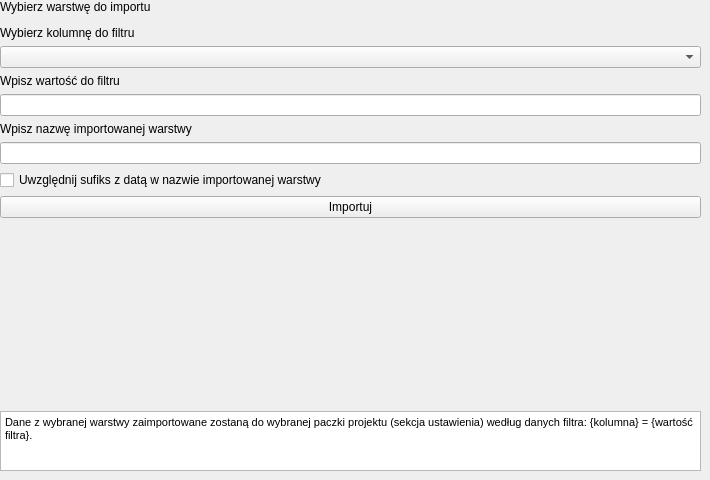
        <widget class="QWidget" name="tab_13">
         <attribute name="title">
          <string>Importuj po filtrze</string>
         </attribute>
         <widget class="QWidget" name="verticalLayoutWidget_4">
          <property name="geometry">
           <rect>
            <x>0</x>
            <y>0</y>
            <width>701</width>
            <height>471</height>
           </rect>
          </property>
          <layout class="QVBoxLayout" name="verticalLayout_6">
           <item>
            <widget class="QLabel" name="label_26">
             <property name="text">
              <string>Wybierz warstwę do importu</string>
             </property>
            </widget>
           </item>
           <item>
            <widget class="QgsFileWidget" name="import_external_filter_path"/>
           </item>
           <item>
            <widget class="QLabel" name="label_9">
             <property name="text">
              <string>Wybierz kolumnę do filtru</string>
             </property>
            </widget>
           </item>
           <item>
            <widget class="QComboBox" name="cb_import_external_filter"/>
           </item>
           <item>
            <widget class="QLabel" name="label_28">
             <property name="text">
              <string>Wpisz wartość do filtru</string>
             </property>
            </widget>
           </item>
           <item>
            <widget class="QLineEdit" name="le_filter"/>
           </item>
           <item>
            <widget class="QLabel" name="label_27">
             <property name="text">
              <string>Wpisz nazwę importowanej warstwy</string>
             </property>
            </widget>
           </item>
           <item>
            <widget class="QLineEdit" name="te_import_external_filter_name">
             <property name="clearButtonEnabled">
              <bool>true</bool>
             </property>
            </widget>
           </item>
           <item>
            <widget class="QCheckBox" name="cb_date__filter_suffix">
             <property name="text">
              <string>Uwzględnij sufiks z datą w nazwie importowanej warstwy</string>
             </property>
            </widget>
           </item>
           <item>
            <widget class="QPushButton" name="pb_import_external_filter">
             <property name="text">
              <string>Importuj</string>
             </property>
            </widget>
           </item>
           <item>
            <spacer name="verticalSpacer_20">
             <property name="orientation">
              <enum>Qt::Vertical</enum>
             </property>
             <property name="sizeHint" stdset="0">
              <size>
               <width>20</width>
               <height>40</height>
              </size>
             </property>
            </spacer>
           </item>
           <item>
            <widget class="QTextBrowser" name="textBrowser_14">
             <property name="maximumSize">
              <size>
               <width>16777215</width>
               <height>60</height>
              </size>
             </property>
             <property name="html">
              <string>&lt;!DOCTYPE HTML PUBLIC &quot;-//W3C//DTD HTML 4.0//EN&quot; &quot;http://www.w3.org/TR/REC-html40/strict.dtd&quot;&gt;
&lt;html&gt;&lt;head&gt;&lt;meta name=&quot;qrichtext&quot; content=&quot;1&quot; /&gt;&lt;style type=&quot;text/css&quot;&gt;
p, li { white-space: pre-wrap; }
&lt;/style&gt;&lt;/head&gt;&lt;body style=&quot; font-family:'Open Sans'; font-size:8pt; font-weight:400; font-style:normal;&quot;&gt;
&lt;p style=&quot; margin-top:0px; margin-bottom:0px; margin-left:0px; margin-right:0px; -qt-block-indent:0; text-indent:0px;&quot;&gt;Dane z wybranej warstwy zaimportowane zostaną do wybranej paczki projektu (sekcja ustawienia) według danych filtra: {kolumna} = {wartość filtra}.&lt;/p&gt;&lt;/body&gt;&lt;/html&gt;</string>
             </property>
            </widget>
           </item>
          </layout>
         </widget>
        </widget>
